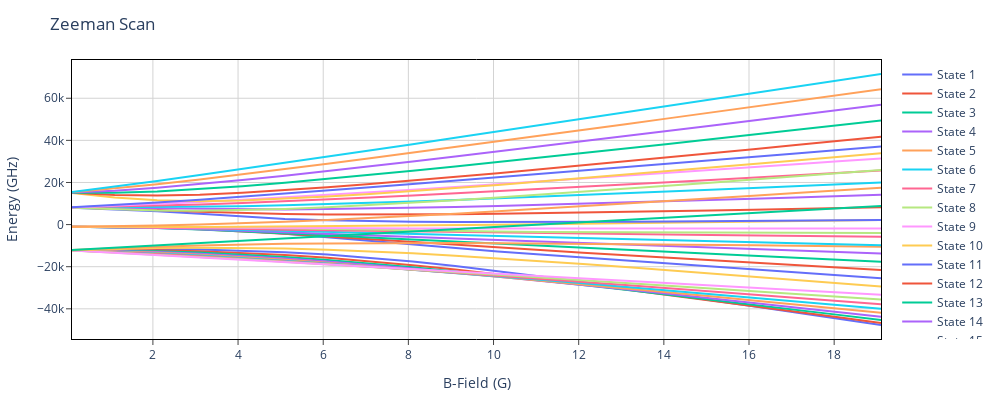

The notebook cell this image was saved under:
### Code cell
plotting.plotDiabiatic(Hmol, zeemanScan, "B", N= [0])
